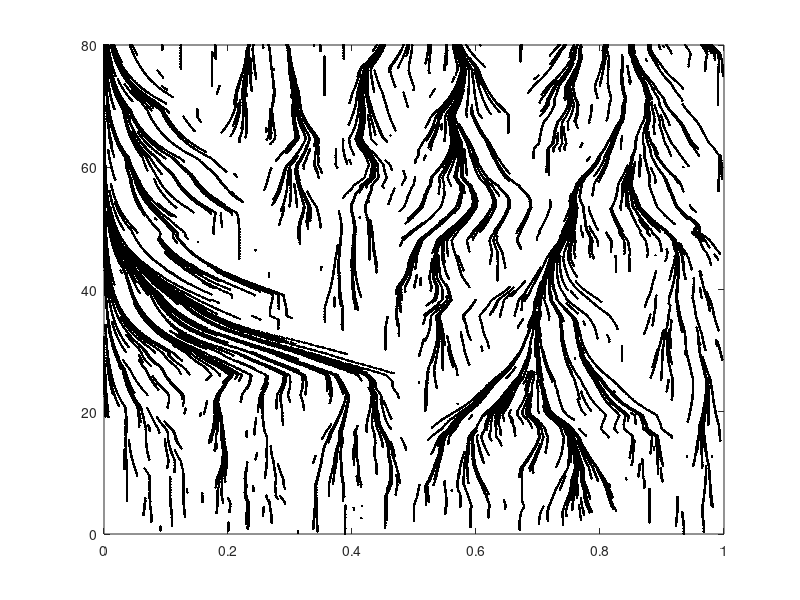

MATLAB code for this plot:
% authors: Alex Mogilner, Mariya Savinov

clear,
k=0.2; % contraction rate
pp=0.01; % prob of disassembly at each step
L=1;N=1*L; % size and number of new nodes assembled at each step
delta=0.02; del=0.04; % critical distance between nodes
n=N/pp; % expected average node density in steady state
dt=0.1; tend=80; T=tend/dt; tt=dt*(1:T);% vector of time
z=(0:0.05:1);zz=length(z); % spatial coordinates for computing density
dens=zeros(size(z)); dd=tt; Nclust=tt; % set up density vector
x=rand(1,1); x=sort(x); % initializing nodes
%v=VideoWriter('zz.avi');open(v); % setting up movie recording
for i=1:T %k=0.1+i/T;
    %k=0.2+0.15*0.5*(sign(i/T-0.3)+1)+0.65*0.5*(sign(i/T-0.5)+1);
    p=rand(1,length(x)); ss=find(p<pp); x(ss)=[];  
    % line above is disassembly; p is rand assigned to each node;
    % if p<pp, delete that node
    y=L*rand(1,N); %yy=-log(rand(1,2*N))/6;%yy=0.4*rand(1,2*N); 
    yy=[]; %yy=x(floor(length(x)*rand)+1)+del*(rand-0.5);
    x=[x y yy]; nn=length(x); %x=x+0.003*randn(1,nn);
    % adding N new nodes in random places and in a biased way
    x=sort(x); % sorting new array of nodes
    d=[x(1), diff(x)]; jj=find(d>del); % distances between nodes;
    % jj are distances greater than critical
    if length(jj)<1 x(1)=x(1)*(1-k*dt*0.5*(sign(delta-x(1))+1));
            for j=1:nn-1 x(j+1)=x(j)+d(j+1)*...
                    (1-k*dt*0.5*(sign(delta-d(j+1))+1)); zz=[]; end, else...
        % if ALL distances are short, the whole array contracts
kk=jj(1)-1; x(1)=x(1)*(1-k*dt*0.5*(sign(delta-x(1))+1));
    for j=1:kk-1 x(j+1)=x(j)+d(j+1)*...
            (1-k*dt*0.5*(sign(delta-d(j+1))+1)); end
        % else, first connected sub-array contracts to aggregate
for s=1:length(jj)-1 c=(x(jj(s))+x(jj(s+1)-1))/2;
    % find centers of all other connected sub-arrays
for j=jj(s):jj(s+1)-2 
    x(j+1)=x(j)+d(j+1)*(1-k*dt*0.5*(sign(delta-d(j+1))+1)); end
    cc=(x(jj(s))+x(jj(s+1)-1))/2; 
    x(jj(s):jj(s+1)-1)=x(jj(s):jj(s+1)-1)+c-cc; end
        % contract all connected sub-arrays to their centers
        c=(x(jj(end))+x(nn))/2;
for j=jj(end):nn-1  
    x(j+1)=x(j)+d(j+1)*(1-k*dt*0.5*(sign(delta-d(j+1))+1)); end
    cc=(x(jj(end))+x(nn))/2; 
    x(jj(end):nn)=x(jj(end):nn)+c-cc; end
        % contract the most distal (from aggregate) connected sub-array
plot(x,i*dt*ones(size(x)),'.k'), axis([0 L 0 tend]), hold on
        % plot all nodes at this time step
for b=1:21 dens(b)=length(find(x>0.05*b & x<0.05*(b+1))); end,
dd(i)=dens(16)+dens(17)+dens(18);
%xs=x(find(x<0.8));ds=[xs(1), diff(xs)]; jjj=find(ds>del);
%Nclust(i)=length(jjj); 
        % compute density by counting node # in each bin
%stairs(z,dens), axis([0 1 0 200]), F(i)=getframe; writeVideo(v,F(i));
        % plot density and capture the plot as movie frame
end, hold off
%NN=0.5*(1-sign(Nclust-0.5)); Y = fft(NN);
%P2 = abs(Y/T);P1 = P2(1:T/2+1); P1(2:end-1)=2*P1(2:end-1);
%fn = (1/dt)*(0:(T/2))/T;plot(fn,P1),axis([0 0.2 0 0.05])
%close(v); % make movie
%plot(tt,dd)